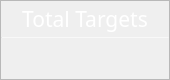
                   <widget class="QFrame" name="Target_QF">
                    <property name="minimumSize">
                     <size>
                      <width>170</width>
                      <height>80</height>
                     </size>
                    </property>
                    <property name="maximumSize">
                     <size>
                      <width>170</width>
                      <height>80</height>
                     </size>
                    </property>
                    <property name="toolTipDuration">
                     <number>0</number>
                    </property>
                    <property name="styleSheet">
                     <string notr="true">QFrame#Target_QF{
color: rgb(255, 255, 255);
border-radius: 15px;
background-color: qradialgradient(cx:0, cy:0, radius:1, fx:0.1, fy:0.1, stop:0 rgb(24, 32, 55)  stop:1 rgb(24, 32, 55));
border: 1px outset rgb(252, 194, 149)
}
</string>
                    </property>
                    <property name="frameShape">
                     <enum>QFrame::StyledPanel</enum>
                    </property>
                    <property name="frameShadow">
                     <enum>QFrame::Raised</enum>
                    </property>
                    <layout class="QVBoxLayout" name="verticalLayout_9" stretch="0,2,1">
                     <property name="spacing">
                      <number>0</number>
                     </property>
                     <property name="leftMargin">
                      <number>0</number>
                     </property>
                     <property name="topMargin">
                      <number>0</number>
                     </property>
                     <property name="rightMargin">
                      <number>0</number>
                     </property>
                     <property name="bottomMargin">
                      <number>0</number>
                     </property>
                     <item>
                      <widget class="QFrame" name="Target_top">
                       <property name="styleSheet">
                        <string notr="true">border:none</string>
                       </property>
                       <property name="frameShape">
                        <enum>QFrame::StyledPanel</enum>
                       </property>
                       <property name="frameShadow">
                        <enum>QFrame::Raised</enum>
                       </property>
                       <layout class="QHBoxLayout" name="horizontalLayout_7">
                        <property name="spacing">
                         <number>0</number>
                        </property>
                        <property name="leftMargin">
                         <number>0</number>
                        </property>
                        <property name="topMargin">
                         <number>3</number>
                        </property>
                        <property name="rightMargin">
                         <number>0</number>
                        </property>
                        <property name="bottomMargin">
                         <number>3</number>
                        </property>
                        <item>
                         <widget class="QLabel" name="label_6">
                          <property name="maximumSize">
                           <size>
                            <width>16777215</width>
                            <height>30</height>
                           </size>
                          </property>
                          <property name="font">
                           <font>
                            <family>Technic</family>
                            <pointsize>16</pointsize>
                            <weight>50</weight>
                            <italic>false</italic>
                            <bold>false</bold>
                           </font>
                          </property>
                          <property name="styleSheet">
                           <string notr="true">color: rgb(255, 255, 255);
font:  16pt &quot;Technic&quot;;</string>
                          </property>
                          <property name="text">
                           <string>Total Targets</string>
                          </property>
                          <property name="alignment">
                           <set>Qt::AlignCenter</set>
                          </property>
                          <property name="indent">
                           <number>0</number>
                          </property>
                         </widget>
                        </item>
                       </layout>
                      </widget>
                     </item>
                     <item>
                      <widget class="Line" name="line_3">
                       <property name="maximumSize">
                        <size>
                         <width>16777215</width>
                         <height>1</height>
                        </size>
                       </property>
                       <property name="styleSheet">
                        <string notr="true">background-color: rgba(255, 255, 255, 89);</string>
                       </property>
                       <property name="orientation">
                        <enum>Qt::Horizontal</enum>
                       </property>
                      </widget>
                     </item>
                     <item>
                      <widget class="QFrame" name="Target_bottom">
                       <property name="styleSheet">
                        <string notr="true">border:none</string>
                       </property>
                       <property name="frameShape">
                        <enum>QFrame::StyledPanel</enum>
                       </property>
                       <property name="frameShadow">
                        <enum>QFrame::Raised</enum>
                       </property>
                       <layout class="QVBoxLayout" name="verticalLayout_10">
                        <property name="spacing">
                         <number>0</number>
                        </property>
                        <property name="leftMargin">
                         <number>0</number>
                        </property>
                        <property name="topMargin">
                         <number>6</number>
                        </property>
                        <property name="rightMargin">
                         <number>0</number>
                        </property>
                        <property name="bottomMargin">
                         <number>6</number>
                        </property>
                        <item alignment="Qt::AlignTop">
                         <widget class="QLabel" name="Target_num">
                          <property name="minimumSize">
                           <size>
                            <width>0</width>
                            <height>30</height>
                           </size>
                          </property>
                          <property name="maximumSize">
                           <size>
                            <width>16777215</width>
                            <height>30</height>
                           </size>
                          </property>
                          <property name="font">
                           <font>
                            <family>Microsoft YaHei UI</family>
                            <pointsize>17</pointsize>
                            <weight>50</weight>
                            <italic>false</italic>
                            <bold>false</bold>
                            <underline>false</underline>
                           </font>
                          </property>
                          <property name="styleSheet">
                           <string notr="true">color: rgb(255, 255, 255);
font: 17pt &quot;Microsoft YaHei UI&quot;;</string>
                          </property>
                          <property name="text">
                           <string/>
                          </property>
                          <property name="alignment">
                           <set>Qt::AlignCenter</set>
                          </property>
                         </widget>
                        </item>
                       </layout>
                      </widget>
                     </item>
                    </layout>
                   </widget>
